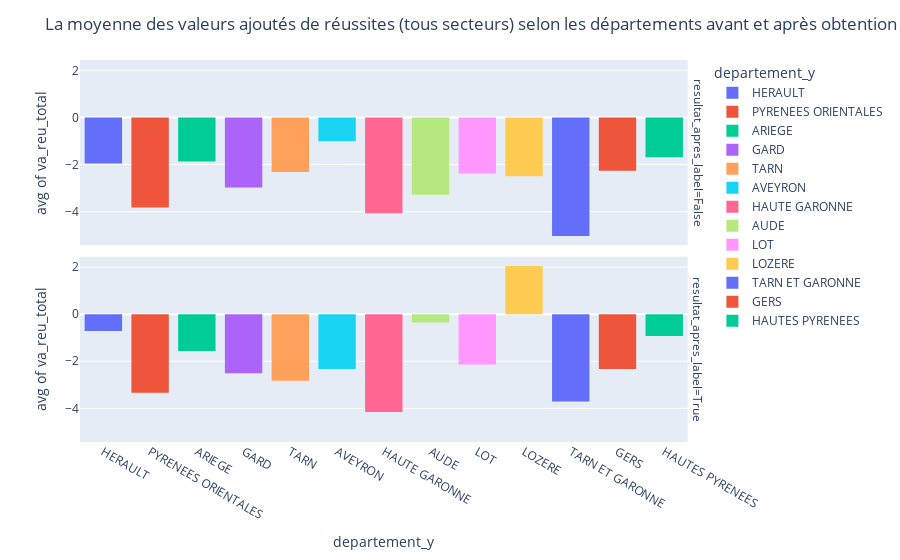

The cell this chart's notebook holds for it:
### Markdown cell above
**Comparaison des valeurs ajoutées des écoles avant et après obtention des labels numériques**

- le graphique ci-dessous montre une véritables amélioration des valeurs ajoutée des écoles après obtention de labels. Surtout pour le département de LOZERE pour lequel la valeur ajoutée est passée du **-** à **+** !

### Code cell
#plotting a histogram 
fig = px.histogram(df_result, x="departement_y", y="va_reu_total", nbins=10, histfunc="avg", color="departement_y", facet_row="resultat_apres_label")
fig.update_layout(title_text="La moyenne des valeurs ajoutés de réussites (tous secteurs) selon les départements avant et après obtention labels")
fig.show()

### Figure 1 — Plotly figure (JSON) as saved in the notebook; plotly's stock layout.template omitted (floating-point values rounded to 4 significant figures; data arrays with more than 128 entries replaced by an {"elided": "..."} marker saying what was removed)
{"data": [{"alignmentgroup": "True", "bingroup": "x", "histfunc": "avg", "hovertemplate": "departement_y=%{x}<br>resultat_apres_label=False<br>avg of va_reu_total=%{y}<extra></extra>", "legendgroup": "HERAULT", "marker": {"color": "#636efa", "pattern": {"shape": ""}}, "name": "HERAULT", "nbinsx": 10, "offsetgroup": "HERAULT", "orientation": "v", "showlegend": true, "type": "histogram", "x": {"elided": "498 str values"}, "xaxis": "x2", "y": {"elided": "498 int values"}, "yaxis": "y2"}, {"alignmentgroup": "True", "bingroup": "x", "histfunc": "avg", "hovertemplate": "departement_y=%{x}<br>resultat_apres_label=True<br>avg of va_reu_total=%{y}<extra></extra>", "legendgroup": "HERAULT", "marker": {"color": "#636efa", "pattern": {"shape": ""}}, "name": "HERAULT", "nbinsx": 10, "offsetgroup": "HERAULT", "orientation": "v", "showlegend": false, "type": "histogram", "x": {"elided": "236 str values"}, "xaxis": "x", "y": {"elided": "236 int values"}, "yaxis": "y"}, {"alignmentgroup": "True", "bingroup": "x", "histfunc": "avg", "hovertemplate": "departement_y=%{x}<br>resultat_apres_label=False<br>avg of va_reu_total=%{y}<extra></extra>", "legendgroup": "PYRENEES ORIENTALES", "marker": {"color": "#EF553B", "pattern": {"shape": ""}}, "name": "PYRENEES ORIENTALES", "nbinsx": 10, "offsetgroup": "PYRENEES ORIENTALES", "orientation": "v", "showlegend": true, "type": "histogram", "x": {"elided": "234 str values"}, "xaxis": "x2", "y": {"elided": "234 int values"}, "yaxis": "y2"}, {"alignmentgroup": "True", "bingroup": "x", "histfunc": "avg", "hovertemplate": "departement_y=%{x}<br>resultat_apres_label=True<br>avg of va_reu_total=%{y}<extra></extra>", "legendgroup": "PYRENEES ORIENTALES", "marker": {"color": "#EF553B", "pattern": {"shape": ""}}, "name": "PYRENEES ORIENTALES", "nbinsx": 10, "offsetgroup": "PYRENEES ORIENTALES", "orientation": "v", "showlegend": false, "type": "histogram", "x": ["PYRENEES ORIENTALES", "PYRENEES ORIENTALES", "PYRENEES ORIENTALES", "PYRENEES ORIENTALES", "PYRENEES ORIENTALES", "PYRENEES ORIENTALES", "PYRENEES ORIENTALES", "PYRENEES ORIENTALES", "PYRENEES ORIENTALES", "PYRENEES ORIENTALES", "PYRENEES ORIENTALES", "PYRENEES ORIENTALES", "PYRENEES ORIENTALES", "PYRENEES ORIENTALES", "PYRENEES ORIENTALES", "PYRENEES ORIENTALES", "PYRENEES ORIENTALES", "PYRENEES ORIENTALES", "PYRENEES ORIENTALES", "PYRENEES ORIENTALES", "PYRENEES ORIENTALES", "PYRENEES ORIENTALES", "PYRENEES ORIENTALES", "PYRENEES ORIENTALES", "PYRENEES ORIENTALES", "PYRENEES ORIENTALES", "PYRENEES ORIENTALES", "PYRENEES ORIENTALES", "PYRENEES ORIENTALES", "PYRENEES ORIENTALES", "PYRENEES ORIENTALES", "PYRENEES ORIENTALES", "PYRENEES ORIENTALES", "PYRENEES ORIENTALES", "PYRENEES ORIENTALES", "PYRENEES ORIENTALES", "PYRENEES ORIENTALES", "PYRENEES ORIENTALES", "PYRENEES ORIENTALES", "PYRENEES ORIENTALES", "PYRENEES ORIENTALES", "PYRENEES ORIENTALES", "PYRENEES ORIENTALES", "PYRENEES ORIENTALES", "PYRENEES ORIENTALES", "PYRENEES ORIENTALES", "PYRENEES ORIENTALES", "PYRENEES ORIENTALES", "PYRENEES ORIENTALES", "PYRENEES ORIENTALES", "PYRENEES ORIENTALES", "PYRENEES ORIENTALES", "PYRENEES ORIENTALES", "PYRENEES ORIENTALES", "PYRENEES ORIENTALES", "PYRENEES ORIENTALES", "PYRENEES ORIENTALES", "PYRENEES ORIENTALES", "PYRENEES ORIENTALES", "PYRENEES ORIENTALES", "PYRENEES ORIENTALES", "PYRENEES ORIENTALES", "PYRENEES ORIENTALES", "PYRENEES ORIENTALES", "PYRENEES ORIENTALES", "PYRENEES ORIENTALES", "PYRENEES ORIENTALES", "PYRENEES ORIENTALES", "PYRENEES ORIENTALES", "PYRENEES ORIENTALES", "PYRENEES ORIENTALES", "PYRENEES ORIENTALES", "PYRENEES ORIENTALES", "PYRENEES ORIENTALES", "PYRENEES ORIENTALES", "PYRENEES ORIENTALES", "PYRENEES ORIENTALES", "PYRENEES ORIENTALES", "PYRENEES ORIENTALES", "PYRENEES ORIENTALES", "PYRENEES ORIENTALES", "PYRENEES ORIENTALES", "PYRENEES ORIENTALES", "PYRENEES ORIENTALES", "PYRENEES ORIENTALES", "PYRENEES ORIENTALES", "PYRENEES ORIENTALES", "PYRENEES ORIENTALES", "PYRENEES ORIENTALES", "PYRENEES ORIENTALES", "PYRENEES ORIENTALES", "PYRENEES ORIENTALES", "PYRENEES ORIENTALES", "PYRENEES ORIENTALES", "PYRENEES ORIENTALES", "PYRENEES ORIENTALES", "PYRENEES ORIENTALES", "PYRENEES ORIENTALES", "PYRENEES ORIENTALES", "PYRENEES ORIENTALES", "PYRENEES ORIENTALES", "PYRENEES ORIENTALES", "PYRENEES ORIENTALES", "PYRENEES ORIENTALES", "PYRENEES ORIENTALES", "PYRENEES ORIENTALES", "PYRENEES ORIENTALES", "PYRENEES ORIENTALES", "PYRENEES ORIENTALES", "PYRENEES ORIENTALES", "PYRENEES ORIENTALES", "PYRENEES ORIENTALES", "PYRENEES ORIENTALES", "PYRENEES ORIENTALES", "PYRENEES ORIENTALES", "PYRENEES ORIENTALES", "PYRENEES ORIENTALES", "PYRENEES ORIENTALES", "PYRENEES ORIENTALES", "PYRENEES ORIENTALES"], "xaxis": "x", "y": [-15, -4, -13, -6, -1, -4, -13, -6, -1, -13, -6, -1, -1, -12, 3, 4, 1, 0, 3, 4, 1, 0, 4, 1, 0, 0, -10, -4, -4, 4, -2, -4, -4, 4, -2, -4, 4, -2, -2, 12, -4, -11, 3, -2, -4, -11, 3, -2, -11, 3, -2, -2, 0, -13, -16, 2, -13, -13, -16, 2, -13, -16, 2, -13, -13, -6, -17, -3, -10, -5, -17, -3, -10, -5, -3, -10, -5, -5, -9, -12, -8, -4, -5, -12, -8, -4, -5, -8, -4, -5, -5, 1, -5, 0, -5, -1, -5, 0, -5, -1, 0, -5, -1, -1, -2, 7, 10, 0, 7, 10, 0, 0, -5, 7, 3, 6, 7, 3, 6, 6], "yaxis": "y"}, {"alignmentgroup": "True", "bingroup": "x", "histfunc": "avg", "hovertemplate": "departement_y=%{x}<br>resultat_apres_label=False<br>avg of va_reu_total=%{y}<extra></extra>", "legendgroup": "ARIEGE", "marker": {"color": "#00cc96", "pattern": {"shape": ""}}, "name": "ARIEGE", "nbinsx": 10, "offsetgroup": "ARIEGE", "orientation": "v", "showlegend": true, "type": "histogram", "x": ["ARIEGE", "ARIEGE", "ARIEGE", "ARIEGE", "ARIEGE", "ARIEGE", "ARIEGE", "ARIEGE", "ARIEGE", "ARIEGE", "ARIEGE", "ARIEGE", "ARIEGE", "ARIEGE", "ARIEGE", "ARIEGE", "ARIEGE", "ARIEGE", "ARIEGE", "ARIEGE", "ARIEGE", "ARIEGE", "ARIEGE", "ARIEGE", "ARIEGE", "ARIEGE", "ARIEGE", "ARIEGE", "ARIEGE", "ARIEGE", "ARIEGE", "ARIEGE", "ARIEGE", "ARIEGE", "ARIEGE", "ARIEGE", "ARIEGE", "ARIEGE", "ARIEGE", "ARIEGE", "ARIEGE", "ARIEGE", "ARIEGE", "ARIEGE", "ARIEGE", "ARIEGE", "ARIEGE", "ARIEGE", "ARIEGE", "ARIEGE", "ARIEGE", "ARIEGE", "ARIEGE", "ARIEGE", "ARIEGE", "ARIEGE", "ARIEGE", "ARIEGE", "ARIEGE", "ARIEGE", "ARIEGE", "ARIEGE", "ARIEGE", "ARIEGE", "ARIEGE", "ARIEGE", "ARIEGE", "ARIEGE", "ARIEGE", "ARIEGE", "ARIEGE", "ARIEGE", "ARIEGE", "ARIEGE", "ARIEGE", "ARIEGE", "ARIEGE", "ARIEGE", "ARIEGE", "ARIEGE", "ARIEGE", "ARIEGE", "ARIEGE", "ARIEGE", "ARIEGE", "ARIEGE", "ARIEGE", "ARIEGE", "ARIEGE", "ARIEGE", "ARIEGE", "ARIEGE", "ARIEGE", "ARIEGE", "ARIEGE", "ARIEGE", "ARIEGE", "ARIEGE", "ARIEGE", "ARIEGE", "ARIEGE", "ARIEGE", "ARIEGE", "ARIEGE", "ARIEGE", "ARIEGE", "ARIEGE", "ARIEGE", "ARIEGE", "ARIEGE", "ARIEGE", "ARIEGE", "ARIEGE", "ARIEGE", "ARIEGE", "ARIEGE", "ARIEGE", "ARIEGE", "ARIEGE", "ARIEGE", "ARIEGE", "ARIEGE"], "xaxis": "x2", "y": [9, -5, -5, 1, 5, 9, -5, -5, 1, 5, 3, 9, -5, -5, 1, 5, 3, 7, 9, -5, -5, 1, 5, 3, 7, 8, -4, 0, -1, -8, -11, -14, 0, -1, -8, -11, -14, -16, 0, -1, -8, -11, -14, -16, -16, 0, -1, -8, -11, -14, -16, -16, -7, -16, 7, -3, 15, 0, 0, 3, 0, -6, 15, 0, 0, 3, 0, -6, -2, 15, 0, 0, 3, 0, -6, -2, -14, -9, -1, -5, -13, 7, 6, 1, -1, -5, -13, 7, 6, 1, -3, -1, -5, -13, 7, 6, 1, -3, -4, 6, -9, 9, 2, 1, -1, -3, 6, -9, 9, 2, 1, -1, -3, 6, -3, -9, -25, 7, 1, -15, 6, -2], "yaxis": "y2"}, {"alignmentgroup": "True", "bingroup": "x", "histfunc": "avg", "hovertemplate": "departement_y=%{x}<br>resultat_apres_label=True<br>avg of va_reu_total=%{y}<extra></extra>", "legendgroup": "ARIEGE", "marker": {"color": "#00cc96", "pattern": {"shape": ""}}, "name": "ARIEGE", "nbinsx": 10, "offsetgroup": "ARIEGE", "orientation": "v", "showlegend": false, "type": "histogram", "x": ["ARIEGE", "ARIEGE", "ARIEGE", "ARIEGE", "ARIEGE", "ARIEGE", "ARIEGE", "ARIEGE", "ARIEGE", "ARIEGE", "ARIEGE", "ARIEGE", "ARIEGE", "ARIEGE", "ARIEGE", "ARIEGE", "ARIEGE", "ARIEGE", "ARIEGE", "ARIEGE", "ARIEGE", "ARIEGE", "ARIEGE", "ARIEGE", "ARIEGE", "ARIEGE", "ARIEGE", "ARIEGE", "ARIEGE", "ARIEGE", "ARIEGE", "ARIEGE", "ARIEGE", "ARIEGE", "ARIEGE", "ARIEGE", "ARIEGE", "ARIEGE", "ARIEGE", "ARIEGE", "ARIEGE", "ARIEGE", "ARIEGE", "ARIEGE", "ARIEGE", "ARIEGE", "ARIEGE", "ARIEGE", "ARIEGE", "ARIEGE", "ARIEGE", "ARIEGE", "ARIEGE", "ARIEGE", "ARIEGE", "ARIEGE", "ARIEGE"], "xaxis": "x", "y": [3, 7, 8, -4, -2, 7, 8, -4, -2, 8, -4, -2, -2, -16, -16, -7, -16, 2, -16, -7, -16, 2, -7, -16, 2, 2, 7, -3, 1, 7, -3, 1, 7, -3, 1, 1, -2, -14, -9, 5, -14, -9, 5, 5, -3, -4, 6, 6, -4, 6, 6, 6, -3, -9, 1, 1, 7], "yaxis": "y"}, {"alignmentgroup": "True", "bingroup": "x", "histfunc": "avg", "hovertemplate": "departement_y=%{x}<br>resultat_apres_label=False<br>avg of va_reu_total=%{y}<extra></extra>", "legendgroup": "GARD", "marker": {"color": "#ab63fa", "pattern": {"shape": ""}}, "name": "GARD", "nbinsx": 10, "offsetgroup": "GARD", "orientation": "v", "showlegend": true, "type": "histogram", "x": {"elided": "341 str values"}, "xaxis": "x2", "y": {"elided": "341 int values"}, "yaxis": "y2"}, {"alignmentgroup": "True", "bingroup": "x", "histfunc": "avg", "hovertemplate": "departement_y=%{x}<br>resultat_apres_label=True<br>avg of va_reu_total=%{y}<extra></extra>", "legendgroup": "GARD", "marker": {"color": "#ab63fa", "pattern": {"shape": ""}}, "name": "GARD", "nbinsx": 10, "offsetgroup": "GARD", "orientation": "v", "showlegend": false, "type": "histogram", "x": {"elided": "159 str values"}, "xaxis": "x", "y": {"elided": "159 int values"}, "yaxis": "y"}, {"alignmentgroup": "True", "bingroup": "x", "histfunc": "avg", "hovertemplate": "departement_y=%{x}<br>resultat_apres_label=False<br>avg of va_reu_total=%{y}<extra></extra>", "legendgroup": "TARN", "marker": {"color": "#FFA15A", "pattern": {"shape": ""}}, "name": "TARN", "nbinsx": 10, "offsetgroup": "TARN", "orientation": "v", "showlegend": true, "type": "histogram", "x": {"elided": "179 str values"}, "xaxis": "x2", "y": {"elided": "179 int values"}, "yaxis": "y2"}, {"alignmentgroup": "True", "bingroup": "x", "histfunc": "avg", "hovertemplate": "departement_y=%{x}<br>resultat_apres_label=True<br>avg of va_reu_total=%{y}<extra></extra>", "legendgroup": "TARN", "marker": {"color": "#FFA15A", "pattern": {"shape": ""}}, "name": "TARN", "nbinsx": 10, "offsetgroup": "TARN", "orientation": "v", "showlegend": false, "type": "histogram", "x": ["TARN", "TARN", "TARN", "TARN", "TARN", "TARN", "TARN", "TARN", "TARN", "TARN", "TARN", "TARN", "TARN", "TARN", "TARN", "TARN", "TARN", "TARN", "TARN", "TARN", "TARN", "TARN", "TARN", "TARN", "TARN", "TARN", "TARN", "TARN", "TARN", "TARN", "TARN", "TARN", "TARN", "TARN", "TARN", "TARN", "TARN", "TARN", "TARN", "TARN", "TARN", "TARN", "TARN", "TARN", "TARN", "TARN", "TARN", "TARN", "TARN", "TARN", "TARN", "TARN", "TARN", "TARN", "TARN", "TARN", "TARN", "TARN", "TARN", "TARN", "TARN", "TARN", "TARN", "TARN", "TARN", "TARN", "TARN", "TARN", "TARN", "TARN", "TARN", "TARN", "TARN", "TARN", "TARN", "TARN", "TARN", "TARN", "TARN", "TARN", "TARN", "TARN", "TARN", "TARN", "TARN", "TARN", "TARN", "TARN", "TARN", "TARN", "TARN", "TARN", "TARN", "TARN", "TARN", "TARN", "TARN", "TARN", "TARN", "TARN", "TARN"], "xaxis": "x", "y": [0, 2, 0, -6, -3, 2, 0, -6, -3, 0, -6, -3, -3, -6, -10, 0, -7, -6, -10, 0, -7, -10, 0, -7, -7, 3, -4, 1, 3, -3, -4, 1, 3, -3, 1, 3, -3, -3, 4, 6, 6, -1, 6, 6, 6, -1, 6, 6, -1, 6, 6, 4, -17, 4, -4, -20, -17, 4, -4, -20, 4, -4, -20, -20, -7, -1, 3, 3, 0, -1, 3, 3, 0, 3, 3, 0, 0, -4, 1, -1, 5, 1, -1, 5, 5, -4, -6, -19, -28, -6, -19, -28, -28, -4, 1, -6, 1, 1, -6, 1, 1], "yaxis": "y"}, {"alignmentgroup": "True", "bingroup": "x", "histfunc": "avg", "hovertemplate": "departement_y=%{x}<br>resultat_apres_label=False<br>avg of va_reu_total=%{y}<extra></extra>", "legendgroup": "AVEYRON", "marker": {"color": "#19d3f3", "pattern": {"shape": ""}}, "name": "AVEYRON", "nbinsx": 10, "offsetgroup": "AVEYRON", "orientation": "v", "showlegend": true, "type": "histogram", "x": ["AVEYRON", "AVEYRON", "AVEYRON", "AVEYRON", "AVEYRON", "AVEYRON", "AVEYRON", "AVEYRON", "AVEYRON", "AVEYRON", "AVEYRON", "AVEYRON", "AVEYRON", "AVEYRON", "AVEYRON", "AVEYRON", "AVEYRON", "AVEYRON", "AVEYRON", "AVEYRON", "AVEYRON", "AVEYRON", "AVEYRON", "AVEYRON", "AVEYRON", "AVEYRON", "AVEYRON", "AVEYRON", "AVEYRON", "AVEYRON", "AVEYRON", "AVEYRON", "AVEYRON", "AVEYRON", "AVEYRON", "AVEYRON", "AVEYRON", "AVEYRON", "AVEYRON", "AVEYRON", "AVEYRON", "AVEYRON", "AVEYRON", "AVEYRON", "AVEYRON", "AVEYRON", "AVEYRON", "AVEYRON", "AVEYRON", "AVEYRON", "AVEYRON", "AVEYRON", "AVEYRON", "AVEYRON", "AVEYRON", "AVEYRON", "AVEYRON", "AVEYRON", "AVEYRON", "AVEYRON", "AVEYRON", "AVEYRON", "AVEYRON", "AVEYRON", "AVEYRON", "AVEYRON", "AVEYRON", "AVEYRON", "AVEYRON", "AVEYRON", "AVEYRON", "AVEYRON", "AVEYRON", "AVEYRON", "AVEYRON", "AVEYRON", "AVEYRON", "AVEYRON", "AVEYRON", "AVEYRON", "AVEYRON", "AVEYRON", "AVEYRON", "AVEYRON", "AVEYRON", "AVEYRON", "AVEYRON", "AVEYRON", "AVEYRON", "AVEYRON", "AVEYRON", "AVEYRON", "AVEYRON", "AVEYRON", "AVEYRON", "AVEYRON", "AVEYRON", "AVEYRON", "AVEYRON", "AVEYRON", "AVEYRON", "AVEYRON", "AVEYRON", "AVEYRON", "AVEYRON", "AVEYRON", "AVEYRON", "AVEYRON", "AVEYRON", "AVEYRON", "AVEYRON", "AVEYRON", "AVEYRON", "AVEYRON", "AVEYRON", "AVEYRON", "AVEYRON", "AVEYRON", "AVEYRON", "AVEYRON", "AVEYRON", "AVEYRON", "AVEYRON", "AVEYRON", "AVEYRON"], "xaxis": "x2", "y": [-5, -5, -11, -5, -11, -6, -5, -11, -6, -9, -6, 2, 10, 11, 4, 7, -4, 2, 10, 11, 4, 7, -4, 6, 2, 10, 11, 4, 7, -4, 6, 0, 0, -12, -14, 3, -13, -5, -14, -12, -14, 3, -13, -5, -14, -9, -12, -14, 3, -13, -5, -14, -9, -13, -7, 16, 0, -15, 4, -20, 7, 16, 0, -15, 4, -20, 7, 14, 16, 0, -15, 4, -20, 7, 14, -3, -2, 1, -4, -12, 14, 0, 9, -6, 1, -4, -12, 14, 0, 9, -6, 9, 2, 9, 7, -5, 4, 2, -2, 3, 9, 7, -5, 4, 2, -2, 3, 4, 0, -5, 1, -5, 0, 8, -3, -2, -5, 1, -5, 0, 8, -3, -2, 11, 2], "yaxis": "y2"}, {"alignmentgroup": "True", "bingroup": "x", "histfunc": "avg", "hovertemplate": "departement_y=%{x}<br>resultat_apres_label=True<br>avg of va_reu_total=%{y}<extra></extra>", "legendgroup": "AVEYRON", "marker": {"color": "#19d3f3", "pattern": {"shape": ""}}, "name": "AVEYRON", "nbinsx": 10, "offsetgroup": "AVEYRON", "orientation": "v", "showlegend": false, "type": "histogram", "x": ["AVEYRON", "AVEYRON", "AVEYRON", "AVEYRON", "AVEYRON", "AVEYRON", "AVEYRON", "AVEYRON", "AVEYRON", "AVEYRON", "AVEYRON", "AVEYRON", "AVEYRON", "AVEYRON", "AVEYRON", "AVEYRON", "AVEYRON", "AVEYRON", "AVEYRON", "AVEYRON", "AVEYRON", "AVEYRON", "AVEYRON", "AVEYRON", "AVEYRON", "AVEYRON", "AVEYRON", "AVEYRON", "AVEYRON", "AVEYRON", "AVEYRON", "AVEYRON", "AVEYRON", "AVEYRON", "AVEYRON", "AVEYRON", "AVEYRON", "AVEYRON", "AVEYRON", "AVEYRON", "AVEYRON", "AVEYRON", "AVEYRON", "AVEYRON", "AVEYRON", "AVEYRON", "AVEYRON", "AVEYRON", "AVEYRON"], "xaxis": "x", "y": [-11, -6, -9, -6, -2, -6, -9, -6, -2, -9, -6, -2, -2, 6, 0, 0, -1, 0, 0, -1, -1, -9, -13, -7, 1, -13, -7, 1, 1, 14, -3, -2, -9, -3, -2, -9, -9, 9, 2, 0, 0, 4, 0, 0, 0, 11, 2, 0, 0], "yaxis": "y"}, {"alignmentgroup": "True", "bingroup": "x", "histfunc": "avg", "hovertemplate": "departement_y=%{x}<br>resultat_apres_label=False<br>avg of va_reu_total=%{y}<extra></extra>", "legendgroup": "HAUTE GARONNE", "marker": {"color": "#FF6692", "pattern": {"shape": ""}}, "name": "HAUTE GARONNE", "nbinsx": 10, "offsetgroup": "HAUTE GARONNE", "orientation": "v", "showlegend": true, "type": "histogram", "x": {"elided": "356 str values"}, "xaxis": "x2", "y": {"elided": "356 int values"}, "yaxis": "y2"}, {"alignmentgroup": "True", "bingroup": "x", "histfunc": "avg", "hovertemplate": "departement_y=%{x}<br>resultat_apres_label=True<br>avg of va_reu_total=%{y}<extra></extra>", "legendgroup": "HAUTE GARONNE", "marker": {"color": "#FF6692", "pattern": {"shape": ""}}, "name": "HAUTE GARONNE", "nbinsx": 10, "offsetgroup": "HAUTE GARONNE", "orientation": "v", "showlegend": false, "type": "histogram", "x": {"elided": "143 str values"}, "xaxis": "x", "y": {"elided": "143 int values"}, "yaxis": "y"}, {"alignmentgroup": "True", "bingroup": "x", "histfunc": "avg", "hovertemplate": "departement_y=%{x}<br>resultat_apres_label=False<br>avg of va_reu_total=%{y}<extra></extra>", "legendgroup": "AUDE", "marker": {"color": "#B6E880", "pattern": {"shape": ""}}, "name": "AUDE", "nbinsx": 10, "offsetgroup": "AUDE", "orientation": "v", "showlegend": true, "type": "histogram", "x": {"elided": "139 str values"}, "xaxis": "x2", "y": {"elided": "139 int values"}, "yaxis": "y2"}, {"alignmentgroup": "True", "bingroup": "x", "histfunc": "avg", "hovertemplate": "departement_y=%{x}<br>resultat_apres_label=True<br>avg of va_reu_total=%{y}<extra></extra>", "legendgroup": "AUDE", "marker": {"color": "#B6E880", "pattern": {"shape": ""}}, "name": "AUDE", "nbinsx": 10, "offsetgroup": "AUDE", "orientation": "v", "showlegend": false, "type": "histogram", "x": ["AUDE", "AUDE", "AUDE", "AUDE", "AUDE", "AUDE", "AUDE", "AUDE", "AUDE", "AUDE", "AUDE", "AUDE", "AUDE", "AUDE", "AUDE", "AUDE", "AUDE", "AUDE", "AUDE", "AUDE", "AUDE", "AUDE", "AUDE", "AUDE", "AUDE", "AUDE", "AUDE", "AUDE", "AUDE", "AUDE", "AUDE", "AUDE", "AUDE", "AUDE", "AUDE", "AUDE", "AUDE", "AUDE", "AUDE", "AUDE", "AUDE", "AUDE", "AUDE", "AUDE", "AUDE", "AUDE", "AUDE", "AUDE", "AUDE", "AUDE", "AUDE", "AUDE", "AUDE", "AUDE", "AUDE", "AUDE", "AUDE", "AUDE", "AUDE", "AUDE", "AUDE", "AUDE", "AUDE", "AUDE", "AUDE", "AUDE", "AUDE", "AUDE", "AUDE", "AUDE", "AUDE"], "xaxis": "x", "y": [-12, -6, -11, -2, -4, -6, -11, -2, -4, -11, -2, -4, -4, 0, -1, -1, 2, 0, -1, -1, 2, 0, -1, 2, 0, 0, -16, 2, 1, -2, 1, 2, 1, -2, 1, 1, -2, 1, 1, 4, 2, -4, -8, 2, -4, -8, -8, 2, 0, 5, 6, 0, 5, 6, 6, -1, -3, 1, 6, -3, 1, 6, 6, 6, 9, -3, 9, 9, -3, 9, 9], "yaxis": "y"}, {"alignmentgroup": "True", "bingroup": "x", "histfunc": "avg", "hovertemplate": "departement_y=%{x}<br>resultat_apres_label=False<br>avg of va_reu_total=%{y}<extra></extra>", "legendgroup": "LOT", "marker": {"color": "#FF97FF", "pattern": {"shape": ""}}, "name": "LOT", "nbinsx": 10, "offsetgroup": "LOT", "orientation": "v", "showlegend": true, "type": "histogram", "x": {"elided": "141 str values"}, "xaxis": "x2", "y": {"elided": "141 int values"}, "yaxis": "y2"}, {"alignmentgroup": "True", "bingroup": "x", "histfunc": "avg", "hovertemplate": "departement_y=%{x}<br>resultat_apres_label=True<br>avg of va_reu_total=%{y}<extra></extra>", "legendgroup": "LOT", "marker": {"color": "#FF97FF", "pattern": {"shape": ""}}, "name": "LOT", "nbinsx": 10, "offsetgroup": "LOT", "orientation": "v", "showlegend": false, "type": "histogram", "x": ["LOT", "LOT", "LOT", "LOT", "LOT", "LOT", "LOT", "LOT", "LOT", "LOT", "LOT", "LOT", "LOT", "LOT", "LOT", "LOT", "LOT", "LOT", "LOT", "LOT", "LOT", "LOT", "LOT", "LOT", "LOT", "LOT", "LOT", "LOT", "LOT", "LOT", "LOT", "LOT", "LOT", "LOT", "LOT", "LOT", "LOT", "LOT", "LOT", "LOT", "LOT", "LOT", "LOT", "LOT", "LOT", "LOT", "LOT", "LOT", "LOT", "LOT", "LOT", "LOT", "LOT", "LOT", "LOT", "LOT", "LOT", "LOT", "LOT"], "xaxis": "x", "y": [10, -18, 0, -2, 7, -18, 0, -2, 7, 0, -2, 7, 7, 5, 1, -14, -6, -6, 1, -14, -6, -6, -14, -6, -6, -6, -14, -5, -3, -5, -5, -5, -3, -5, -5, -3, -5, -5, -5, 4, 1, 7, 4, 1, 7, 4, 4, -9, 5, -5, 3, 5, -5, 3, 3, -8, 1, -1, -1], "yaxis": "y"}, {"alignmentgroup": "True", "bingroup": "x", "histfunc": "avg", "hovertemplate": "departement_y=%{x}<br>resultat_apres_label=False<br>avg of va_reu_total=%{y}<extra></extra>", "legendgroup": "LOZERE", "marker": {"color": "#FECB52", "pattern": {"shape": ""}}, "name": "LOZERE", "nbinsx": 10, "offsetgroup": "LOZERE", "orientation": "v", "showlegend": true, "type": "histogram", "x": ["LOZERE", "LOZERE", "LOZERE", "LOZERE", "LOZERE", "LOZERE", "LOZERE", "LOZERE", "LOZERE", "LOZERE", "LOZERE", "LOZERE", "LOZERE", "LOZERE", "LOZERE", "LOZERE", "LOZERE", "LOZERE", "LOZERE", "LOZERE", "LOZERE", "LOZERE", "LOZERE", "LOZERE", "LOZERE", "LOZERE", "LOZERE", "LOZERE", "LOZERE", "LOZERE", "LOZERE", "LOZERE", "LOZERE", "LOZERE", "LOZERE", "LOZERE", "LOZERE", "LOZERE", "LOZERE", "LOZERE", "LOZERE", "LOZERE", "LOZERE", "LOZERE", "LOZERE", "LOZERE", "LOZERE", "LOZERE", "LOZERE", "LOZERE"], "xaxis": "x2", "y": [-16, -16, -16, -16, 7, 3, 0, -2, -7, 7, 3, 0, -2, -7, 0, 7, 3, 0, -2, -7, 0, 13, 7, 3, 0, -2, -7, 0, 13, 6, 5, -6, 5, -1, -4, -26, -6, 5, -1, -4, -26, -4, -6, 5, -1, -4, -26, -4, 5, -3], "yaxis": "y2"}, {"alignmentgroup": "True", "bingroup": "x", "histfunc": "avg", "hovertemplate": "departement_y=%{x}<br>resultat_apres_label=True<br>avg of va_reu_total=%{y}<extra></extra>", "legendgroup": "LOZERE", "marker": {"color": "#FECB52", "pattern": {"shape": ""}}, "name": "LOZERE", "nbinsx": 10, "offsetgroup": "LOZERE", "orientation": "v", "showlegend": false, "type": "histogram", "x": ["LOZERE", "LOZERE", "LOZERE", "LOZERE", "LOZERE", "LOZERE", "LOZERE", "LOZERE", "LOZERE", "LOZERE", "LOZERE", "LOZERE", "LOZERE", "LOZERE", "LOZERE", "LOZERE", "LOZERE", "LOZERE", "LOZERE", "LOZERE", "LOZERE"], "xaxis": "x", "y": [0, 13, 6, 5, -1, 13, 6, 5, -1, 6, 5, -1, -1, -4, 5, -3, -4, 5, -3, -4, -4], "yaxis": "y"}, {"alignmentgroup": "True", "bingroup": "x", "histfunc": "avg", "hovertemplate": "departement_y=%{x}<br>resultat_apres_label=False<br>avg of va_reu_total=%{y}<extra></extra>", "legendgroup": "TARN ET GARONNE", "marker": {"color": "#636efa", "pattern": {"shape": ""}}, "name": "TARN ET GARONNE", "nbinsx": 10, "offsetgroup": "TARN ET GARONNE", "orientation": "v", "showlegend": true, "type": "histogram", "x": ["TARN ET GARONNE", "TARN ET GARONNE", "TARN ET GARONNE", "TARN ET GARONNE", "TARN ET GARONNE", "TARN ET GARONNE", "TARN ET GARONNE", "TARN ET GARONNE", "TARN ET GARONNE", "TARN ET GARONNE", "TARN ET GARONNE", "TARN ET GARONNE", "TARN ET GARONNE", "TARN ET GARONNE", "TARN ET GARONNE", "TARN ET GARONNE", "TARN ET GARONNE", "TARN ET GARONNE", "TARN ET GARONNE", "TARN ET GARONNE", "TARN ET GARONNE", "TARN ET GARONNE", "TARN ET GARONNE", "TARN ET GARONNE", "TARN ET GARONNE", "TARN ET GARONNE", "TARN ET GARONNE", "TARN ET GARONNE", "TARN ET GARONNE", "TARN ET GARONNE", "TARN ET GARONNE", "TARN ET GARONNE", "TARN ET GARONNE", "TARN ET GARONNE", "TARN ET GARONNE", "TARN ET GARONNE", "TARN ET GARONNE", "TARN ET GARONNE", "TARN ET GARONNE", "TARN ET GARONNE", "TARN ET GARONNE", "TARN ET GARONNE", "TARN ET GARONNE", "TARN ET GARONNE", "TARN ET GARONNE", "TARN ET GARONNE", "TARN ET GARONNE", "TARN ET GARONNE", "TARN ET GARONNE", "TARN ET GARONNE", "TARN ET GARONNE", "TARN ET GARONNE", "TARN ET GARONNE", "TARN ET GARONNE", "TARN ET GARONNE", "TARN ET GARONNE", "TARN ET GARONNE", "TARN ET GARONNE", "TARN ET GARONNE", "TARN ET GARONNE", "TARN ET GARONNE", "TARN ET GARONNE", "TARN ET GARONNE", "TARN ET GARONNE", "TARN ET GARONNE", "TARN ET GARONNE", "TARN ET GARONNE", "TARN ET GARONNE", "TARN ET GARONNE", "TARN ET GARONNE", "TARN ET GARONNE", "TARN ET GARONNE", "TARN ET GARONNE", "TARN ET GARONNE", "TARN ET GARONNE", "TARN ET GARONNE", "TARN ET GARONNE", "TARN ET GARONNE", "TARN ET GARONNE", "TARN ET GARONNE", "TARN ET GARONNE", "TARN ET GARONNE", "TARN ET GARONNE", "TARN ET GARONNE", "TARN ET GARONNE", "TARN ET GARONNE"], "xaxis": "x2", "y": [-7, -7, -12, -7, -12, -13, -7, -12, -13, -7, -2, -7, -6, -6, -2, 0, -7, -6, -6, -2, 0, -9, -7, -6, -6, -2, 0, -9, 1, -7, -6, -6, -2, 0, -9, 1, 0, -6, -1, -11, -7, -7, -5, -9, -1, -11, -7, -7, -5, -9, -10, -1, -11, -7, -7, -5, -9, -10, -4, -8, -18, -18, -7, -6, -8, 5, 1, 4, -4, 1, -8, 5, 1, 4, -4, 1, -6, -8, 5, 1, 4, -4, 1, -6, 1, -4], "yaxis": "y2"}, {"alignmentgroup": "True", "bingroup": "x", "histfunc": "avg", "hovertemplate": "departement_y=%{x}<br>resultat_apres_label=True<br>avg of va_reu_total=%{y}<extra></extra>", "legendgroup": "TARN ET GARONNE", "marker": {"color": "#636efa", "pattern": {"shape": ""}}, "name": "TARN ET GARONNE", "nbinsx": 10, "offsetgroup": "TARN ET GARONNE", "orientation": "v", "showlegend": false, "type": "histogram", "x": ["TARN ET GARONNE", "TARN ET GARONNE", "TARN ET GARONNE", "TARN ET GARONNE", "TARN ET GARONNE", "TARN ET GARONNE", "TARN ET GARONNE", "TARN ET GARONNE", "TARN ET GARONNE", "TARN ET GARONNE", "TARN ET GARONNE", "TARN ET GARONNE", "TARN ET GARONNE", "TARN ET GARONNE", "TARN ET GARONNE", "TARN ET GARONNE", "TARN ET GARONNE", "TARN ET GARONNE", "TARN ET GARONNE", "TARN ET GARONNE", "TARN ET GARONNE", "TARN ET GARONNE", "TARN ET GARONNE", "TARN ET GARONNE", "TARN ET GARONNE", "TARN ET GARONNE", "TARN ET GARONNE", "TARN ET GARONNE", "TARN ET GARONNE", "TARN ET GARONNE", "TARN ET GARONNE", "TARN ET GARONNE", "TARN ET GARONNE", "TARN ET GARONNE", "TARN ET GARONNE", "TARN ET GARONNE", "TARN ET GARONNE", "TARN ET GARONNE", "TARN ET GARONNE", "TARN ET GARONNE", "TARN ET GARONNE", "TARN ET GARONNE", "TARN ET GARONNE", "TARN ET GARONNE", "TARN ET GARONNE", "TARN ET GARONNE", "TARN ET GARONNE", "TARN ET GARONNE", "TARN ET GARONNE", "TARN ET GARONNE", "TARN ET GARONNE", "TARN ET GARONNE"], "xaxis": "x", "y": [-12, -13, -7, -2, 4, -13, -7, -2, 4, -7, -2, 4, 4, -9, 1, 0, -6, 4, 1, 0, -6, 4, 0, -6, 4, 4, -10, -4, -8, -5, -4, -8, -5, -5, -18, -7, -6, -5, -7, -6, -5, -5, -6, 1, -4, 3, 1, -4, 3, 3, -12, -12], "yaxis": "y"}, {"alignmentgroup": "True", "bingroup": "x", "histfunc": "avg", "hovertemplate": "departement_y=%{x}<br>resultat_apres_label=False<br>avg of va_reu_total=%{y}<extra></extra>", "legendgroup": "GERS", "marker": {"color": "#EF553B", "pattern": {"shape": ""}}, "name": "GERS", "nbinsx": 10, "offsetgroup": "GERS", "orientation": "v", "showlegend": true, "type": "histogram", "x": ["GERS", "GERS", "GERS", "GERS", "GERS", "GERS", "GERS", "GERS", "GERS", "GERS", "GERS", "GERS", "GERS", "GERS", "GERS", "GERS", "GERS", "GERS", "GERS", "GERS", "GERS", "GERS", "GERS", "GERS", "GERS", "GERS", "GERS", "GERS", "GERS", "GERS", "GERS", "GERS", "GERS", "GERS", "GERS", "GERS", "GERS", "GERS", "GERS", "GERS", "GERS", "GERS", "GERS", "GERS", "GERS", "GERS", "GERS", "GERS", "GERS", "GERS", "GERS", "GERS", "GERS", "GERS", "GERS", "GERS", "GERS", "GERS", "GERS", "GERS", "GERS", "GERS", "GERS", "GERS", "GERS", "GERS", "GERS", "GERS", "GERS", "GERS", "GERS", "GERS", "GERS", "GERS", "GERS", "GERS", "GERS", "GERS", "GERS", "GERS", "GERS", "GERS", "GERS", "GERS", "GERS", "GERS", "GERS", "GERS", "GERS", "GERS", "GERS", "GERS", "GERS", "GERS", "GERS", "GERS", "GERS", "GERS", "GERS", "GERS", "GERS", "GERS", "GERS", "GERS", "GERS", "GERS", "GERS", "GERS", "GERS", "GERS", "GERS", "GERS", "GERS", "GERS", "GERS", "GERS", "GERS", "GERS", "GERS", "GERS", "GERS", "GERS", "GERS"], "xaxis": "x2", "y": [-5, -8, -12, -8, -5, -8, -12, -8, -9, -5, -8, -12, -8, -9, -5, -5, -8, -12, -8, -9, -5, -12, -4, 9, 0, 8, 9, 0, 8, -3, 9, 0, 8, -3, 11, 9, 0, 8, -3, 11, -24, -3, -6, -5, 0, -9, -2, -2, -6, -5, 0, -9, -2, -2, -5, -2, 2, -20, -4, -8, 12, 3, 10, -20, -4, -8, 12, 3, 10, 3, -20, -4, -8, 12, 3, 10, 3, -1, 2, -10, -24, -2, -20, 3, 4, -10, -24, -2, -20, 3, 4, 18, -10, -24, -2, -20, 3, 4, 18, 13, 6, 2, 3, -5, 2, 2, 1, 2, 3, -5, 2, 2, 1, -1, 2, 3, -5, 2, 2, 1, -1, 1, -2], "yaxis": "y2"}, {"alignmentgroup": "True", "bingroup": "x", "histfunc": "avg", "hovertemplate": "departement_y=%{x}<br>resultat_apres_label=True<br>avg of va_reu_total=%{y}<extra></extra>", "legendgroup": "GERS", "marker": {"color": "#EF553B", "pattern": {"shape": ""}}, "name": "GERS", "nbinsx": 10, "offsetgroup": "GERS", "orientation": "v", "showlegend": false, "type": "histogram", "x": ["GERS", "GERS", "GERS", "GERS", "GERS", "GERS", "GERS", "GERS", "GERS", "GERS", "GERS", "GERS", "GERS", "GERS", "GERS", "GERS", "GERS", "GERS", "GERS", "GERS", "GERS", "GERS", "GERS", "GERS", "GERS", "GERS", "GERS", "GERS", "GERS", "GERS", "GERS", "GERS", "GERS", "GERS", "GERS", "GERS", "GERS", "GERS", "GERS", "GERS", "GERS", "GERS", "GERS", "GERS", "GERS", "GERS", "GERS", "GERS", "GERS", "GERS", "GERS", "GERS", "GERS", "GERS", "GERS"], "xaxis": "x", "y": [-9, -5, -12, -4, -6, -5, -12, -4, -6, -12, -4, -6, -6, -3, 11, -24, -3, -4, 11, -24, -3, -4, -24, -3, -4, -4, -5, -2, 2, 3, 3, 3, -1, 2, -8, -1, 2, -8, -8, 18, 13, 6, 3, 13, 6, 3, 3, -1, 1, -2, -1, 1, -2, -1, -1], "yaxis": "y"}, {"alignmentgroup": "True", "bingroup": "x", "histfunc": "avg", "hovertemplate": "departement_y=%{x}<br>resultat_apres_label=False<br>avg of va_reu_total=%{y}<extra></extra>", "legendgroup": "HAUTES PYRENEES", "marker": {"color": "#00cc96", "pattern": {"shape": ""}}, "name": "HAUTES PYRENEES", "nbinsx": 10, "offsetgroup": "HAUTES PYRENEES", "orientation": "v", "showlegend": true, "type": "histogram", "x": {"elided": "169 str values"}, "xaxis": "x2", "y": {"elided": "169 int values"}, "yaxis": "y2"}, {"alignmentgroup": "True", "bingroup": "x", "histfunc": "avg", "hovertemplate": "departement_y=%{x}<br>resultat_apres_label=True<br>avg of va_reu_total=%{y}<extra></extra>", "legendgroup": "HAUTES PYRENEES", "marker": {"color": "#00cc96", "pattern": {"shape": ""}}, "name": "HAUTES PYRENEES", "nbinsx": 10, "offsetgroup": "HAUTES PYRENEES", "orientation": "v", "showlegend": false, "type": "histogram", "x": ["HAUTES PYRENEES", "HAUTES PYRENEES", "HAUTES PYRENEES", "HAUTES PYRENEES", "HAUTES PYRENEES", "HAUTES PYRENEES", "HAUTES PYRENEES", "HAUTES PYRENEES", "HAUTES PYRENEES", "HAUTES PYRENEES", "HAUTES PYRENEES", "HAUTES PYRENEES", "HAUTES PYRENEES", "HAUTES PYRENEES", "HAUTES PYRENEES", "HAUTES PYRENEES", "HAUTES PYRENEES", "HAUTES PYRENEES", "HAUTES PYRENEES", "HAUTES PYRENEES", "HAUTES PYRENEES", "HAUTES PYRENEES", "HAUTES PYRENEES", "HAUTES PYRENEES", "HAUTES PYRENEES", "HAUTES PYRENEES", "HAUTES PYRENEES", "HAUTES PYRENEES", "HAUTES PYRENEES", "HAUTES PYRENEES", "HAUTES PYRENEES", "HAUTES PYRENEES", "HAUTES PYRENEES", "HAUTES PYRENEES", "HAUTES PYRENEES", "HAUTES PYRENEES", "HAUTES PYRENEES", "HAUTES PYRENEES", "HAUTES PYRENEES", "HAUTES PYRENEES", "HAUTES PYRENEES", "HAUTES PYRENEES", "HAUTES PYRENEES", "HAUTES PYRENEES", "HAUTES PYRENEES", "HAUTES PYRENEES", "HAUTES PYRENEES", "HAUTES PYRENEES", "HAUTES PYRENEES", "HAUTES PYRENEES", "HAUTES PYRENEES", "HAUTES PYRENEES", "HAUTES PYRENEES", "HAUTES PYRENEES", "HAUTES PYRENEES", "HAUTES PYRENEES", "HAUTES PYRENEES", "HAUTES PYRENEES", "HAUTES PYRENEES", "HAUTES PYRENEES", "HAUTES PYRENEES", "HAUTES PYRENEES", "HAUTES PYRENEES", "HAUTES PYRENEES", "HAUTES PYRENEES", "HAUTES PYRENEES", "HAUTES PYRENEES", "HAUTES PYRENEES", "HAUTES PYRENEES", "HAUTES PYRENEES", "HAUTES PYRENEES"], "xaxis": "x", "y": [-10, -7, 2, -10, 4, -7, 2, -10, 4, 2, -10, 4, 4, -1, -3, -3, 0, 2, -3, -3, 0, 2, -3, 0, 2, 2, -5, -10, 0, -1, -3, -10, 0, -1, -3, 0, -1, -3, -3, -8, -2, -12, 4, -2, -12, 4, 4, -7, 1, 0, 5, 1, 0, 5, 5, -3, -2, -1, 4, -2, -1, 4, 4, -2, 13, -1, 1, 13, -1, 1, 1], "yaxis": "y"}], "layout": {"annotations": [{"font": {}, "showarrow": false, "text": "resultat_apres_label=True", "textangle": 90, "x": 0.98, "xanchor": "left", "xref": "paper", "y": 0.2425, "yanchor": "middle", "yref": "paper"}, {"font": {}, "showarrow": false, "text": "resultat_apres_label=False", "textangle": 90, "x": 0.98, "xanchor": "left", "xref": "paper", "y": 0.7575, "yanchor": "middle", "yref": "paper"}], "barmode": "relative", "legend": {"title": {"text": "departement_y"}, "tracegroupgap": 0}, "margin": {"t": 60}, "title": {"text": "La moyenne des valeurs ajoutés de réussites (tous secteurs) selon les départements avant et après obtention labels"}, "xaxis": {"anchor": "y", "categoryarray": ["HERAULT", "PYRENEES ORIENTALES", "ARIEGE", "GARD", "TARN", "AVEYRON", "HAUTE GARONNE", "AUDE", "LOT", "LOZERE", "TARN ET GARONNE", "GERS", "HAUTES PYRENEES"], "categoryorder": "array", "domain": [0, 0.98], "title": {"text": "departement_y"}}, "xaxis2": {"anchor": "y2", "domain": [0, 0.98], "matches": "x", "showticklabels": false}, "yaxis": {"anchor": "x", "domain": [0, 0.485], "title": {"text": "avg of va_reu_total"}}, "yaxis2": {"anchor": "x2", "domain": [0.515, 1], "matches": "y", "title": {"text": "avg of va_reu_total"}}}}
